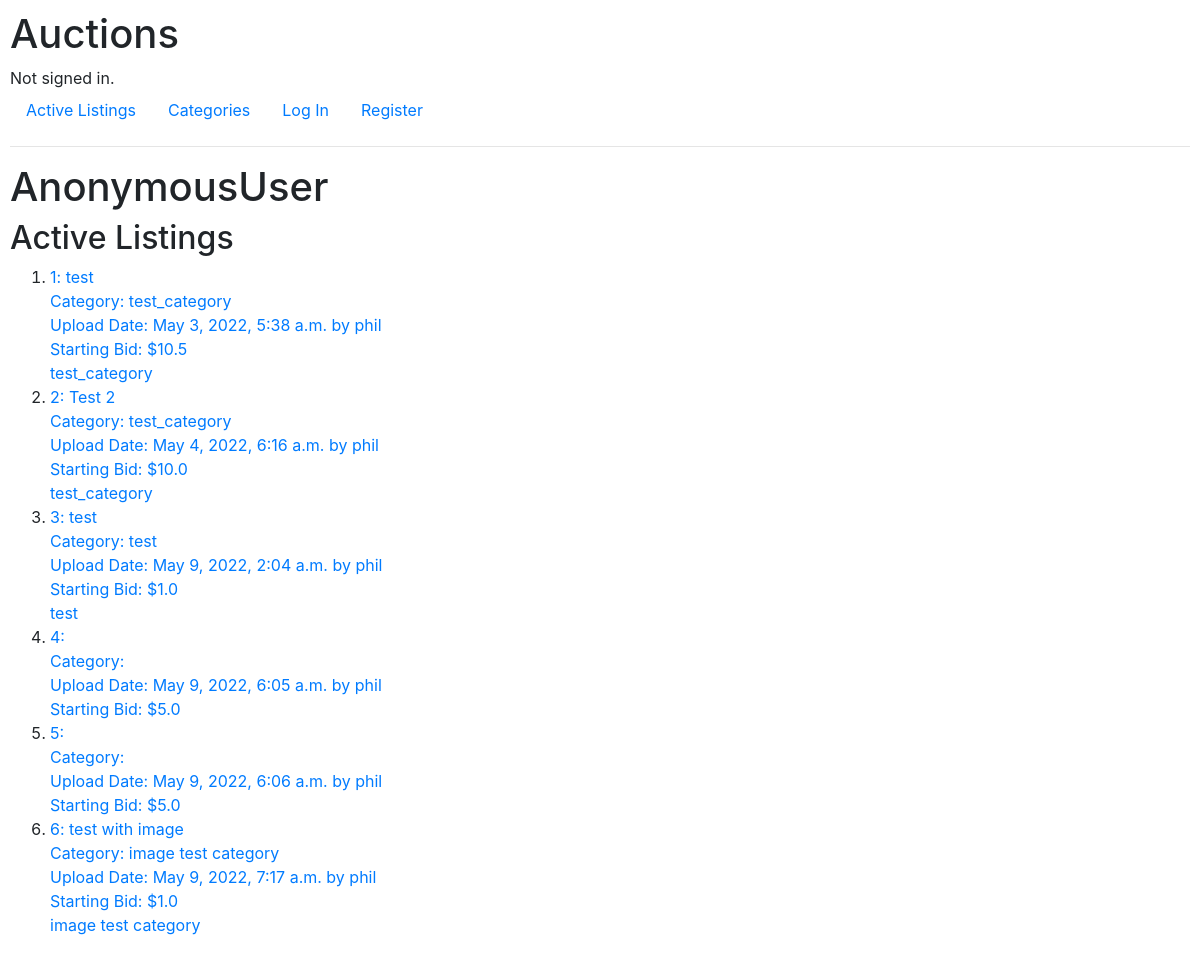
The app's page /, older data.
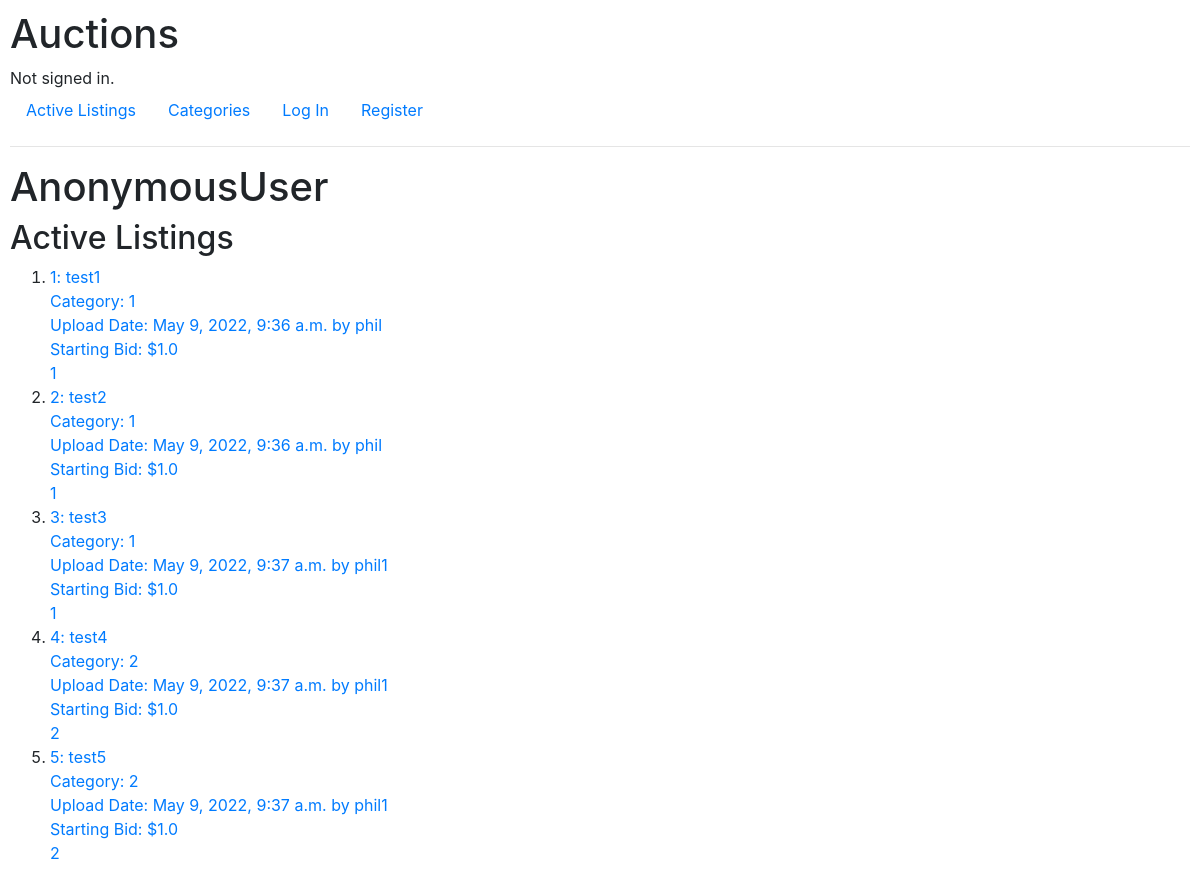
The same page, newer data.
### auctions/models.py (models this page shows, shortened)
class Listings(models.Model):
    title = models.CharField(max_length=256)
    description = models.TextField(max_length=512)
    starting_bid = models.FloatField()
    current_bid = models.FloatField(blank=True, null=True)
    active = models.BooleanField(default=True)
    created_date = models.DateTimeField(default=timezone.now)
    creator = models.ForeignKey(User, on_delete=models.PROTECT, related_name="all_creators")
    category = models.ForeignKey(Categories, on_delete=models.CASCADE, related_name="similar_listings")
    watchers = models.ManyToManyField(User, blank=True, related_name="watch_list")
    buyer = models.ForeignKey(User, blank=True, null=True, on_delete=models.PROTECT)
    image = models.ImageField(null=True, blank=True, upload_to="images/")

class Categories(models.Model):
    category = models.CharField(max_length=64)
    def __str__(self):
        return f"{self.category}"

class User(AbstractUser):
    def __str__(self):
        return f"{self.username}"

### auctions/views.py (the view)
# urls.py: path("", views.index, name="index"),
def index(request):
    return render(request, "auctions/index.html", {"listings": Listings.objects.all()})

### auctions/templates/auctions/index.html (shortened to what this page needs)
{% extends "auctions/layout.html" %}
{% block body %}
<h1>{{user}}</h1>
    <h2>Active Listings</h2>
    <ol>
        {% for l in listings %}
        <li>
            <a href="{% url 'item' l.id %}">
            {{l.id}}: {{l.title}}
            <br>
            {% if l.category %}
            Category: {{l.category}}
            {% endif %}
            <br>
            Upload Date: {{l.created_date}} by {{l.creator}}
            <br>
            Starting Bid: ${{l.starting_bid}}
            <br>
            {{l.category}}
            </a>
        </li>
        {% endfor %}
    </ol>
{% endblock %}

Row changes from the older to the newer data that the page shows:
removed Listings: id "6", title "test with image", category "image test category", created_date "May 9, 2022, 7:17 a.m.", creator "phil", starting_bid "1.0"
changed Listings id 1: title "test" → "test1"; category "test_category" → "1"; created_date "May 3, 2022, 5:38 a.m." → "May 9, 2022, 9:36 a.m."; starting_bid "10.5" → "1.0"
changed Listings id 2: title "Test 2" → "test2"; category "test_category" → "1"; created_date "May 4, 2022, 6:16 a.m." → "May 9, 2022, 9:36 a.m."; starting_bid "10.0" → "1.0"
changed Listings id 3: title "test" → "test3"; category "test" → "1"; created_date "May 9, 2022, 2:04 a.m." → "May 9, 2022, 9:37 a.m."; creator "phil" → "phil1"
changed Listings id 4: title (not shown) → "test4"; category (not shown) → "2"; created_date "May 9, 2022, 6:05 a.m." → "May 9, 2022, 9:37 a.m."; creator "phil" → "phil1"; starting_bid "5.0" → "1.0"
changed Listings id 5: title (not shown) → "test5"; category (not shown) → "2"; created_date "May 9, 2022, 6:06 a.m." → "May 9, 2022, 9:37 a.m."; creator "phil" → "phil1"; starting_bid "5.0" → "1.0"
